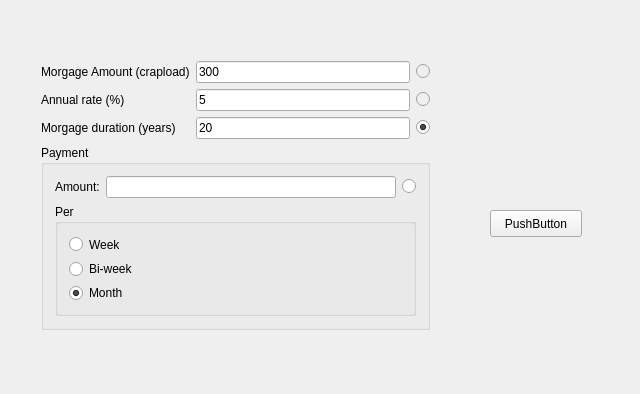
<?xml version="1.0" encoding="UTF-8"?>
<ui version="4.0">
 <class>MorgageCalculator</class>
 <widget class="QWidget" name="MorgageCalculator">
  <property name="geometry">
   <rect>
    <x>0</x>
    <y>0</y>
    <width>640</width>
    <height>394</height>
   </rect>
  </property>
  <property name="sizePolicy">
   <sizepolicy hsizetype="Expanding" vsizetype="Expanding">
    <horstretch>0</horstretch>
    <verstretch>0</verstretch>
   </sizepolicy>
  </property>
  <property name="windowTitle">
   <string>MorgageCalculator</string>
  </property>
  <widget class="QWidget" name="verticalLayoutWidget">
   <property name="geometry">
    <rect>
     <x>30</x>
     <y>50</y>
     <width>411</width>
     <height>291</height>
    </rect>
   </property>
   <layout class="QVBoxLayout" name="verticalLayout_3">
    <item>
     <layout class="QGridLayout" name="gridLayout">
      <item row="1" column="0">
       <widget class="QLabel" name="label_2">
        <property name="text">
         <string>Annual rate (%)</string>
        </property>
       </widget>
      </item>
      <item row="1" column="1">
       <widget class="QLineEdit" name="rateEdt">
        <property name="text">
         <string>5</string>
        </property>
       </widget>
      </item>
      <item row="0" column="1">
       <widget class="QLineEdit" name="amountEdt">
        <property name="text">
         <string>300</string>
        </property>
       </widget>
      </item>
      <item row="0" column="0">
       <widget class="QLabel" name="label_6">
        <property name="text">
         <string>Morgage Amount (crapload)</string>
        </property>
       </widget>
      </item>
      <item row="2" column="1">
       <widget class="QLineEdit" name="durationEdt">
        <property name="text">
         <string>20</string>
        </property>
       </widget>
      </item>
      <item row="2" column="0">
       <widget class="QLabel" name="label_3">
        <property name="text">
         <string>Morgage duration (years)</string>
        </property>
       </widget>
      </item>
      <item row="2" column="2">
       <widget class="QRadioButton" name="durationRadio">
        <property name="toolTip">
         <string>&lt;html&gt;&lt;head/&gt;&lt;body&gt;&lt;p&gt;Select this field to make it to be calculated&lt;/p&gt;&lt;/body&gt;&lt;/html&gt;</string>
        </property>
        <property name="text">
         <string/>
        </property>
        <property name="checked">
         <bool>true</bool>
        </property>
       </widget>
      </item>
      <item row="1" column="2">
       <widget class="QRadioButton" name="rateRadio">
        <property name="enabled">
         <bool>false</bool>
        </property>
        <property name="toolTip">
         <string>Select this field to make it to be calculated</string>
        </property>
        <property name="text">
         <string/>
        </property>
       </widget>
      </item>
      <item row="0" column="2">
       <widget class="QRadioButton" name="morgageRadio">
        <property name="enabled">
         <bool>false</bool>
        </property>
        <property name="toolTip">
         <string>Select this field to make it to be calculated</string>
        </property>
        <property name="text">
         <string/>
        </property>
       </widget>
      </item>
     </layout>
    </item>
    <item>
     <widget class="QGroupBox" name="groupBox">
      <property name="title">
       <string>Payment</string>
      </property>
      <layout class="QVBoxLayout" name="verticalLayout">
       <item>
        <layout class="QGridLayout" name="gridLayout_2">
         <item row="0" column="1">
          <widget class="QLineEdit" name="paymentEdt"/>
         </item>
         <item row="0" column="0">
          <widget class="QLabel" name="label">
           <property name="text">
            <string>Amount:</string>
           </property>
          </widget>
         </item>
         <item row="0" column="2">
          <widget class="QRadioButton" name="paymentRadio">
           <property name="toolTip">
            <string>Select this field to make it to be calculated</string>
           </property>
           <property name="text">
            <string/>
           </property>
          </widget>
         </item>
        </layout>
       </item>
       <item>
        <widget class="QGroupBox" name="groupBox_2">
         <property name="title">
          <string>Per</string>
         </property>
         <layout class="QVBoxLayout" name="verticalLayout_2">
          <item>
           <widget class="QRadioButton" name="weeklyRadio">
            <property name="text">
             <string>Week</string>
            </property>
           </widget>
          </item>
          <item>
           <widget class="QRadioButton" name="biweeklyRadio">
            <property name="text">
             <string>Bi-week</string>
            </property>
           </widget>
          </item>
          <item>
           <widget class="QRadioButton" name="monthlyRadio">
            <property name="text">
             <string>Month</string>
            </property>
            <property name="checked">
             <bool>true</bool>
            </property>
           </widget>
          </item>
         </layout>
        </widget>
       </item>
      </layout>
     </widget>
    </item>
    <item>
     <spacer name="verticalSpacer">
      <property name="orientation">
       <enum>Qt::Vertical</enum>
      </property>
      <property name="sizeHint" stdset="0">
       <size>
        <width>20</width>
        <height>40</height>
       </size>
      </property>
     </spacer>
    </item>
   </layout>
  </widget>
  <widget class="QPushButton" name="pushButton">
   <property name="geometry">
    <rect>
     <x>490</x>
     <y>210</y>
     <width>92</width>
     <height>27</height>
    </rect>
   </property>
   <property name="text">
    <string>PushButton</string>
   </property>
  </widget>
 </widget>
 <layoutdefault spacing="6" margin="11"/>
 <tabstops>
  <tabstop>amountEdt</tabstop>
  <tabstop>rateEdt</tabstop>
  <tabstop>durationEdt</tabstop>
  <tabstop>paymentEdt</tabstop>
  <tabstop>weeklyRadio</tabstop>
  <tabstop>biweeklyRadio</tabstop>
  <tabstop>monthlyRadio</tabstop>
  <tabstop>morgageRadio</tabstop>
  <tabstop>rateRadio</tabstop>
  <tabstop>durationRadio</tabstop>
  <tabstop>paymentRadio</tabstop>
 </tabstops>
 <resources/>
 <connections/>
</ui>
